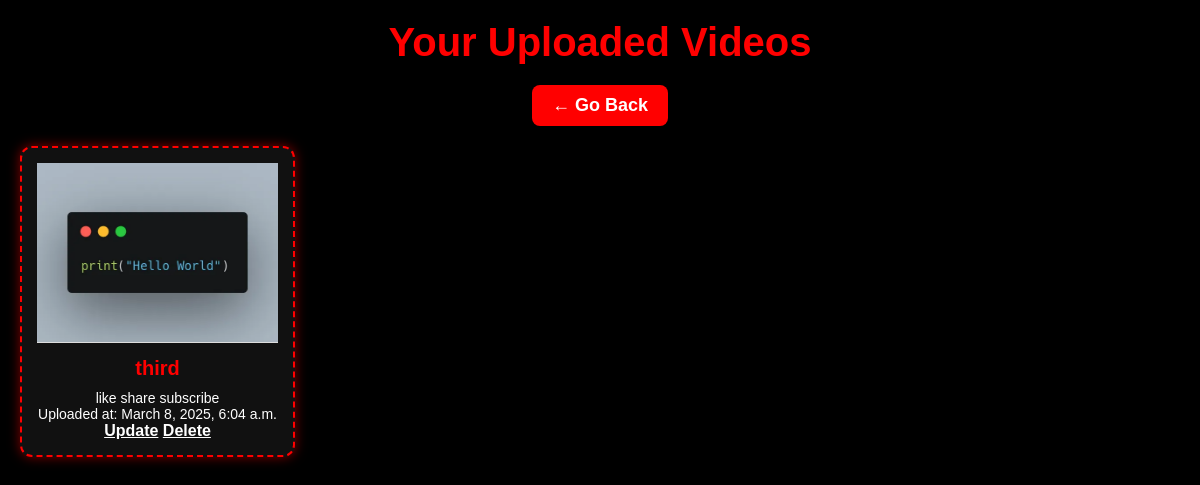
/show_all_post (signed in), run on the app's committed database.
### video_app/models.py (models this page shows, shortened)
class Video(models.Model):
    user = models.ForeignKey(User, on_delete=models.CASCADE,blank=True,null=True)
    title = models.CharField(max_length=255)
    description = models.TextField()
    file = models.FileField(upload_to='videos/')
    thumbnail = models.ImageField(upload_to='thumbnails/')
    uploaded_at = models.DateTimeField(auto_now_add=True)
    like=models.IntegerField(default=0,blank=True,null=True)
    view=models.IntegerField(default=0,blank=True,null=True)
    category=models.ForeignKey(category,on_delete=models.CASCADE,blank=True,null=True)

### video_app/views.py (the view)
# urls.py: path('show_all_post',show_all_post,name='show_all_post'),
def show_all_post(request):
    user=User.objects.get(email=request.session['email'])
    videos=Video.objects.filter(user=user)
    context={
        'videos':videos
    }
    return render(request,'user_video.html',context)

### video_app/templates/user_video.html (shortened to what this page needs)
<!DOCTYPE html>
<html lang="en">
<head>
    <link rel="stylesheet" href="https://cdnjs.cloudflare.com/ajax/libs/font-awesome/6.7.2/css/all.min.css"
 />
</head>
<body>
    <h1>Your Uploaded Videos</h1>
    <a href="{% url 'profile' %}" class="go-back-button">← Go Back</a>
    <div class="video-container">
        {% for v in videos %}
        <div class="video-card">
            <a href="{% url 'video_details' v.id %}">
                <img src="{{ v.thumbnail }}" alt="{{ v.title }}" class="video-thumbnail">
            </a>
            <div class="video-title">{{ v.title }}</div>
            <div class="video-info">{{ v.description }}</div>
            <div class="video-info">Uploaded at: {{ v.uploaded_at }}</div>
            <a href="{% url 'edit_video' v.id %}" style="margin-top:3%;font-weight: bold;color:white;background-color: #111;"> Update</a>
            <a href="{% url 'delete_video' v.id %}"   style="margin-top:3%;font-weight: bold;color:white;background-color: #111;">Delete</a>
        </div>
        {% empty %}
        <p>No videos uploaded yet.</p>
        {% endfor %}
    </div>
</body>
</html>

### video_app/templates/user_video.html (style rules this page uses)
* { margin: 0; padding: 0; box-sizing: border-box; }
body { font-family: "Montserrat", sans-serif; background-color: black; color: white; padding: 20px; text-align: center; }
h1 { color: red; font-size: 2.5rem; margin-bottom: 20px; }
.go-back-button { display: inline-block; background-color: red; color: white; text-decoration: none; padding: 10px 20px; font-size: 18px; border-radius: 8px; font-weight: bold; cursor: pointer; transition: background 0.3s ease, transform 0.2s ease; }
.video-container { display: grid; grid-template-columns: repeat(auto-fit, minmax(300px, 1fr)); gap: 20px; margin-top: 20px; }
.video-card { width:275px; background-color: #111; border-radius: 12px; border: 2px dashed red; box-shadow: 0 0 12px rgba(255, 0, 0, 0.5); padding: 15px; transition: transform 0.3s ease, box-shadow 0.3s ease; text-align: center; }
.video-thumbnail { width: 100%; height: 180px; object-fit: cover; border-bottom: 1px solid #ddd; cursor: pointer; transition: opacity 0.3s ease; }
.video-title { font-size: 20px; font-weight: bold; color: red; margin: 10px 0; }
.video-info { font-size: 14px; color: white; }

### data on the page
Video: thumbnail (picture), title "third", description "like share subscribe", uploaded_at "March 8, 2025, 6:04 a.m."
